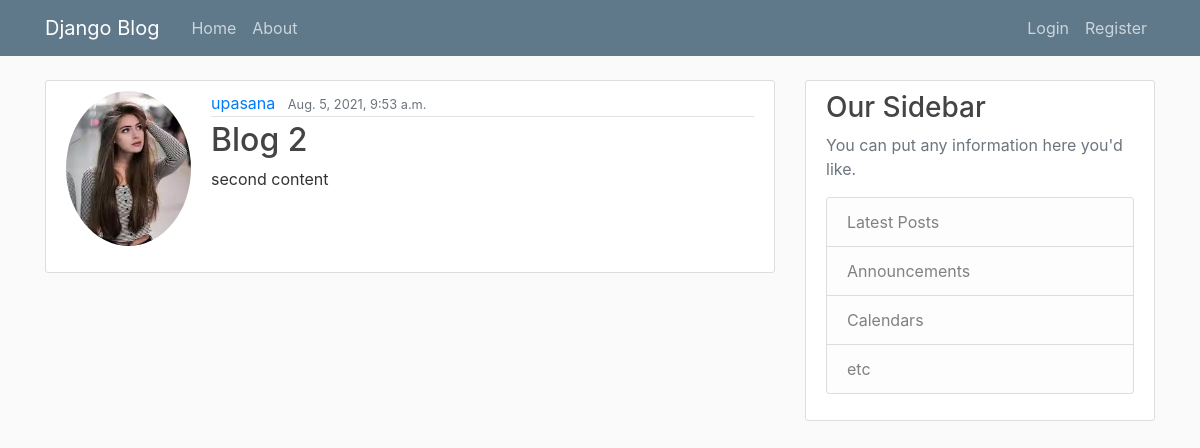
The app's page /blog/post/2/ with its own data.
### blog/models.py (models this page shows, shortened)
class Post(models.Model):
    title=models.CharField(max_length=255)
    content=models.TextField()
    date_posted=models.DateTimeField(default=timezone.now)
    author=models.ForeignKey(User,on_delete=models.CASCADE)

### user/models.py (models this page shows, shortened)
class Profile(models.Model):
    user=models.OneToOneField(User,on_delete=models.CASCADE)
    image=models.ImageField(default='default.jpg',upload_to='profile_pics')

### blog/views.py (the view)
# urls.py: path('post/<int:pk>/',PostDetailView.as_view(),name="post-detail"),
class PostDetailView(DetailView):
    model=Post

### blog/templates/blog/post_detail.html (shortened to what this page needs)
{% extends "blog/base.html"%}
{% block content %}
    <article class="media content-section">
      <img class="rounded-circle account-img" src="{{ post.author.profile.image.url}}">
        <div class="media-body">
          <div class="article-metadata">
            <a class="mr-2" href="{% url 'user-posts' object.author.username %}">{{ object.author }}</a>
            <small class="text-muted">{{ object.date_posted }}</small>
          </div>
          <h2 class="article-title" href="#">{{ object.title }} </h2>
          <p class="article-content">{{ object.content }}</p>
        </div>
      </article>
{% endblock %}

### blog/static/blog/main.css (style rules this page uses)
body { background: #fafafa; color: #333333; margin-top: 5rem; }
h1, h2, h3, h4, h5, h6 { color: #444444; }
.content-section { background: #ffffff; padding: 10px 20px; border: 1px solid #dddddd; border-radius: 3px; margin-bottom: 20px; }
.article-title { color: #444444; }
.article-content { white-space: pre-line; }
.article-metadata { padding-bottom: 1px; margin-bottom: 4px; border-bottom: 1px solid #e3e3e3 }
.account-img { height: 155px; width: 125px; margin-right: 20px; margin-bottom: 16px; }

### records on screen
Post: author.profile.image (picture), author "upasana", date_posted "Aug. 5, 2021, 9:53 a.m.", title "Blog 2", content "second content"
